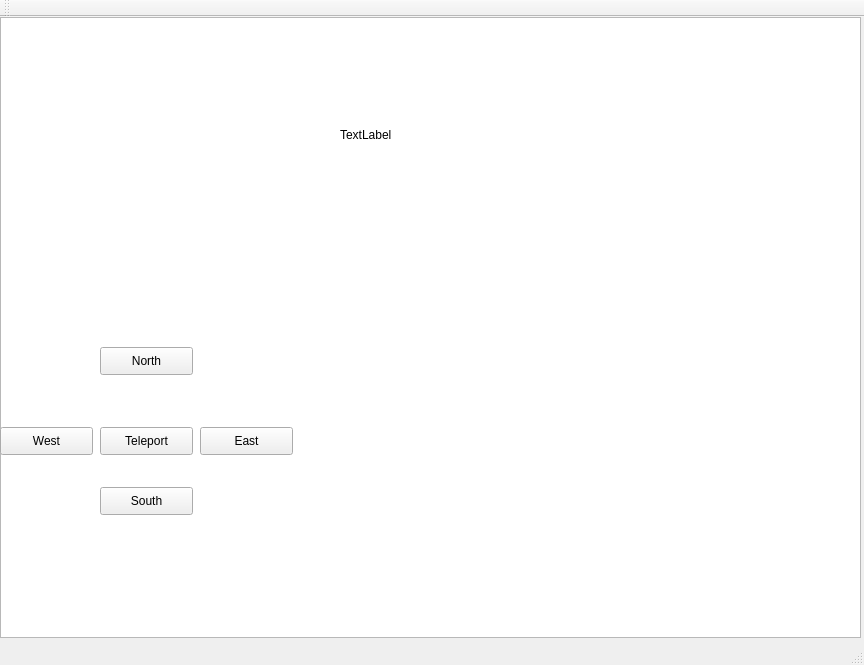
<?xml version="1.0" encoding="UTF-8"?>
<ui version="4.0">
 <class>MainWindow</class>
 <widget class="QMainWindow" name="MainWindow">
  <property name="geometry">
   <rect>
    <x>0</x>
    <y>0</y>
    <width>864</width>
    <height>665</height>
   </rect>
  </property>
  <property name="windowTitle">
   <string>MainWindow</string>
  </property>
  <widget class="QWidget" name="centralWidget">
   <widget class="QPushButton" name="NorthBtn">
    <property name="geometry">
     <rect>
      <x>100</x>
      <y>330</y>
      <width>93</width>
      <height>28</height>
     </rect>
    </property>
    <property name="text">
     <string>North</string>
    </property>
   </widget>
   <widget class="QPushButton" name="EastBtn">
    <property name="geometry">
     <rect>
      <x>200</x>
      <y>410</y>
      <width>93</width>
      <height>28</height>
     </rect>
    </property>
    <property name="text">
     <string>East</string>
    </property>
   </widget>
   <widget class="QPushButton" name="WestBtn">
    <property name="geometry">
     <rect>
      <x>0</x>
      <y>410</y>
      <width>93</width>
      <height>28</height>
     </rect>
    </property>
    <property name="text">
     <string>West</string>
    </property>
   </widget>
   <widget class="QPushButton" name="SouthBtn">
    <property name="geometry">
     <rect>
      <x>100</x>
      <y>470</y>
      <width>93</width>
      <height>28</height>
     </rect>
    </property>
    <property name="text">
     <string>South</string>
    </property>
   </widget>
   <widget class="QPushButton" name="TeleportBtn">
    <property name="geometry">
     <rect>
      <x>100</x>
      <y>410</y>
      <width>93</width>
      <height>28</height>
     </rect>
    </property>
    <property name="text">
     <string>Teleport</string>
    </property>
   </widget>
   <widget class="QLabel" name="label">
    <property name="geometry">
     <rect>
      <x>340</x>
      <y>110</y>
      <width>55</width>
      <height>16</height>
     </rect>
    </property>
    <property name="text">
     <string>TextLabel</string>
    </property>
   </widget>
   <widget class="QGraphicsView" name="layoutImage">
    <property name="geometry">
     <rect>
      <x>0</x>
      <y>0</y>
      <width>861</width>
      <height>621</height>
     </rect>
    </property>
   </widget>
   <zorder>layoutImage</zorder>
   <zorder>NorthBtn</zorder>
   <zorder>EastBtn</zorder>
   <zorder>WestBtn</zorder>
   <zorder>SouthBtn</zorder>
   <zorder>TeleportBtn</zorder>
   <zorder>label</zorder>
  </widget>
  <widget class="QToolBar" name="mainToolBar">
   <attribute name="toolBarArea">
    <enum>TopToolBarArea</enum>
   </attribute>
   <attribute name="toolBarBreak">
    <bool>false</bool>
   </attribute>
  </widget>
  <widget class="QStatusBar" name="statusBar"/>
 </widget>
 <layoutdefault spacing="6" margin="11"/>
 <resources/>
 <connections/>
</ui>
